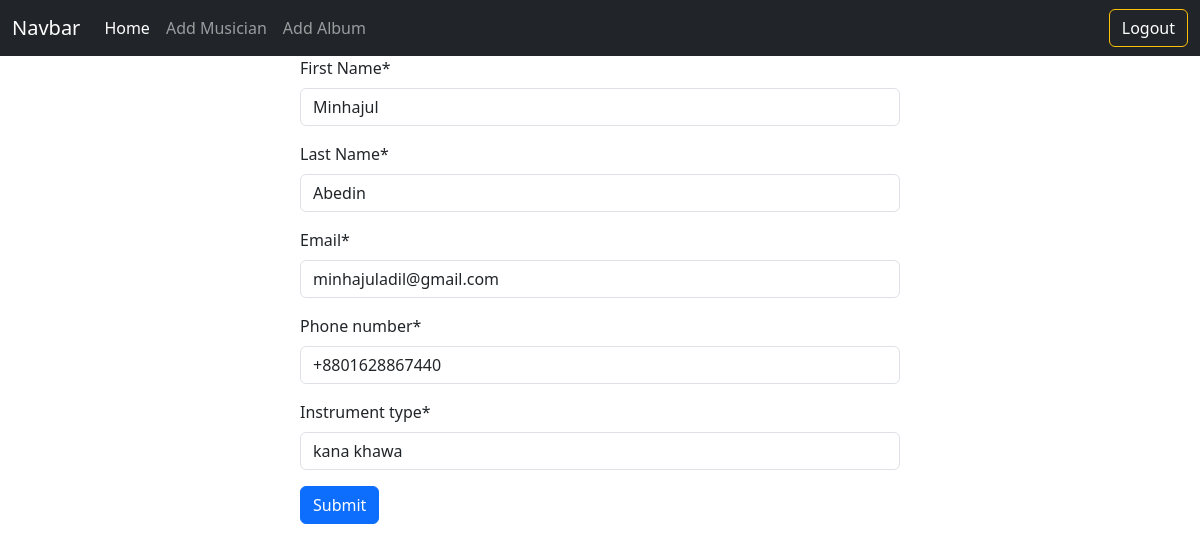
/musician/edit/5 (signed in), run on the app's committed database.
### Musician/models.py (models this page shows, shortened)
class MusicianDB(models.Model):
    First_Name = models.CharField(max_length=40)
    Last_Name = models.CharField(max_length=40)
    Email = models.EmailField()
    Phone_number= models.CharField(max_length=14)
    Instrument_type= models.CharField(max_length=14)

### Musician/views.py (the view)
# urls.py: path('edit/<int:id>', views.edit_musician.as_view(),name='edit_musician'),
@method_decorator(login_required(login_url='login'),name='dispatch')
class edit_musician(UpdateView):
    model = MusicianDB
    form_class = MusicianForm
    template_name = 'musician.html'
    pk_url_kwarg = 'id'
    success_url = reverse_lazy('homepage')

### Musician/forms.py
class MusicianForm(forms.ModelForm):
    class Meta :
        model = MusicianDB
        fields='__all__'

### Musician/templates/musician.html (shortened to what this page needs)
{% extends "base.html" %}
{% load crispy_forms_tags %}
{% block content %}
<form style="width:50% ; margin:auto;" method='post'>
    {{form|crispy}}
    <button class ="btn btn-primary" type="submit">Submit</button>
</form>
{% endblock content %}

### data on the page
MusicianDB: First_Name "Minhajul", Last_Name "Abedin", Email "minhajuladil@gmail.com", Phone_number "+8801628867440", Instrument_type "kana khawa"
